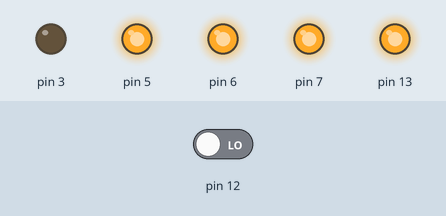
Simulated run of this sketch. Board: Arduino Uno, built with avr-gcc and run on an emulated ATmega328P. On the bench: output pins drawn as LEDs (lit = HIGH). The inputs (shaded band) are chosen by the test bench; at power-on: pin 12 LOW.

Above: at 1.2 s.
1.3 s: pin 12 driven HIGH
At 3.4 s:
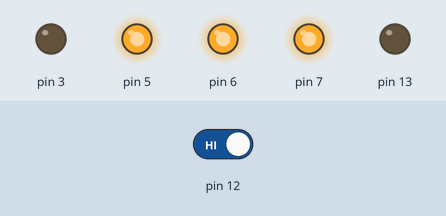
4.3 s: pin 12 driven LOW
At 4.9 s:
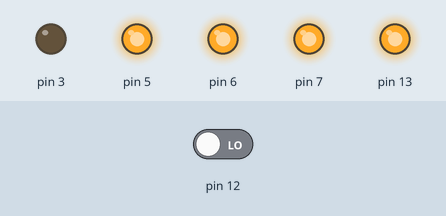
Timing chart, 0 to 7.3 s (numbered marks = the images above; inputs shaded):
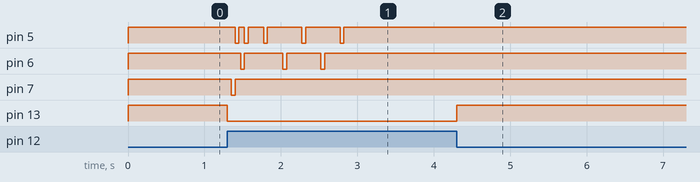

Measured:
- after the input at 1.3 s, pin 6: alternates HIGH for 0.48 s and LOW for 0.05 s, 6 changes in all, then stays HIGH, starting after 0.17 s; pin 7: HIGH → LOW after 0.05 s, → HIGH 0.05 s later; pin 13: HIGH → LOW at once
- after the input at 4.3 s, pin 13: LOW → HIGH at once

The sketch:

sketch_robotchel8_test3fixed.ino
```cpp
// Имитируем речь человека и управляем роботом
void setup() {
pinMode(5,OUTPUT);
pinMode(6,OUTPUT);
pinMode(7,OUTPUT);
pinMode(3,OUTPUT);
pinMode(13,OUTPUT);
pinMode(12,INPUT);
digitalWrite(5,1);
digitalWrite(6,1);
digitalWrite(7,1);
}

int nrep={-1}; //nrep -  номер реплики.
int repR[]={1,0,0,10,3,11,14,3,6,10,7,0,7,3,5,13,0,0,0,1,0,0,1,-1};
int repH[]={1,3,7,2,5};
word i;


void loop() {
  while(digitalRead(12)!=0){} digitalWrite(13,1); delay(50); while(digitalRead(12)==0){} digitalWrite(13,0); delay(50); //Ждем нажатия и отпускания кнопки.
  digitalWrite(7,0); delay(50); digitalWrite(7,1); //Двигаем через реле звук(In3-D7).
  i=50;
  nrep++;
  if(repH[nrep]<0){ while(true){}}

  if(250<=repR[nrep]*1000<1000){
  digitalWrite(5,0); //Открыли рот. Подали сигнал на реле.
    delay(50);
    digitalWrite(5,1);
    delay(abs(repR[nrep]-50)/2);

    digitalWrite(6,0);//Закрыть рот.
    delay(50);
    digitalWrite(6,1);
  }

  digitalWrite(5,0); //Открыли рот. Подали сигнал на реле.
    delay(50);
    digitalWrite(5,1);
    delay(200);

  while(abs(i+50)/100<=repR[nrep]){ //Рот открыт.Вычисление ведется в десятках милисекунд.
    digitalWrite(5,0); //Открыли рот. Подали сигнал на реле.
    delay(50);
    digitalWrite(5,1);
    delay(200);

    digitalWrite(6,0);//Закрыть рот.
    delay(50);
    digitalWrite(6,1);
    delay(200);
    i=i+50;
                 }

    digitalWrite(5,0); //Открыли рот. Подали сигнал на реле.
    delay(50);
    digitalWrite(5,1);
}
```
